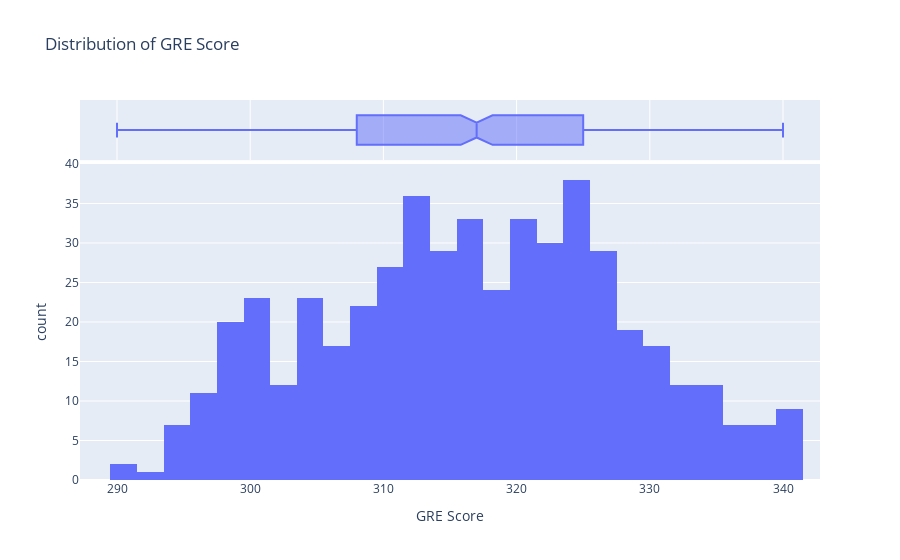

Here is the notebook cell this chart was saved with:
### Markdown cell above
**Observations:**
- As we can see that in violin plot, there is 60% to 80% chances of admission means more people in data have higher chances of admit.
- So,let see further analysis to find which features increase the the chances of admission.

### Code cell
# Histogram - Distribution GRE Score 
fig = px.histogram(df, x='GRE Score',
                  title='Distribution of GRE Score', marginal='box')
fig.show()

### Figure 1 — Plotly figure (JSON) as saved in the notebook; plotly's stock layout.template omitted (floating-point values rounded to 4 significant figures; data arrays with more than 128 entries replaced by an {"elided": "..."} marker saying what was removed)
{"data": [{"alignmentgroup": "True", "bingroup": "x", "hovertemplate": "GRE Score=%{x}<br>count=%{y}<extra></extra>", "legendgroup": "", "marker": {"color": "#636efa", "pattern": {"shape": ""}}, "name": "", "offsetgroup": "", "orientation": "v", "showlegend": false, "type": "histogram", "x": {"elided": "500 int values"}, "xaxis": "x", "yaxis": "y"}, {"alignmentgroup": "True", "hovertemplate": "GRE Score=%{x}<extra></extra>", "legendgroup": "", "marker": {"color": "#636efa"}, "name": "", "notched": true, "offsetgroup": "", "showlegend": false, "type": "box", "x": {"elided": "500 int values"}, "xaxis": "x2", "yaxis": "y2"}], "layout": {"barmode": "relative", "legend": {"tracegroupgap": 0}, "title": {"text": "Distribution of GRE Score"}, "xaxis": {"anchor": "y", "domain": [0, 1], "title": {"text": "GRE Score"}}, "xaxis2": {"anchor": "y2", "domain": [0, 1], "matches": "x", "showgrid": true, "showticklabels": false}, "yaxis": {"anchor": "x", "domain": [0, 0.8316], "title": {"text": "count"}}, "yaxis2": {"anchor": "x2", "domain": [0.8416, 1], "matches": "y2", "showgrid": false, "showline": false, "showticklabels": false, "ticks": ""}}}
